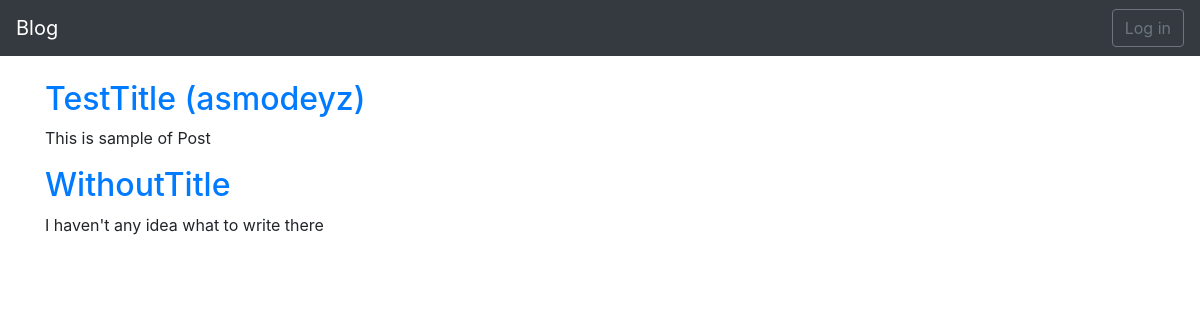
Before: / with the older database file.
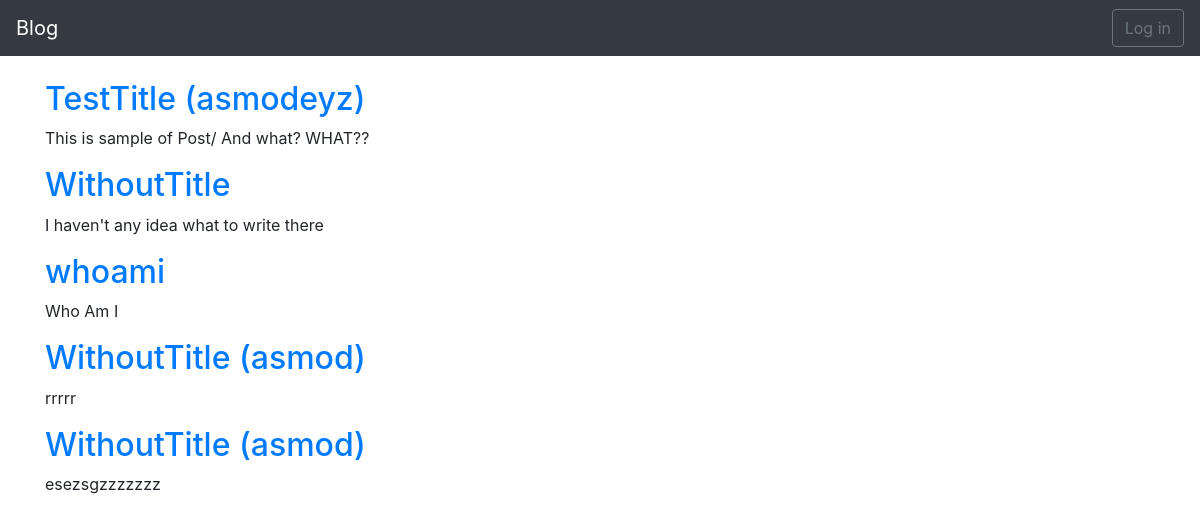
After: the same page with the newer database file.
### blog/models.py (models this page shows, shortened)
class Post(models.Model):
    title = models.CharField(max_length=200,
                             default="WithoutTitle")
    text = models.TextField()
    author = models.ForeignKey(User,
                               on_delete=SET_NULL,
                               related_name='all_posts',
                               blank=True,
                               null=True)

### blog/views.py (the view)
# urls.py: path('', HomePageView.as_view(), name='home'),
class HomePageView(ListView):
    model = Post
    template_name = 'home.html'

### templates/home.html
{% extends 'base.html' %}
{% block content %}
  {% for post in object_list %}
  <div class="post-entry">
    <h2>
      <a href="{% url 'post_detail' post.pk %}">{{ post.title }}
        {% if post.author %}
          ({{ post.author }})
        {% endif %}
      </a></h2>
    <p>{{ post.text }}</p>
  </div>
  {% endfor %}
{% endblock content %}

### templates/base.html (shortened to what this page needs)
<!doctype html>
<html lang="en">
  <head>
    <link rel="stylesheet" href="https://maxcdn.bootstrapcdn.com/bootstrap/4.0.0/css/bootstrap.min.css">
  </head>
  <body>
    <nav class="navbar navbar-expand-md navbar-dark bg-dark mb-4">
      <a class="navbar-brand" href="{% url 'index' %}">Blog</a>
      <div class="collapse navbar-collapse" id="navbarCollapse">
        {% if user.is_authenticated %}
          <ul class="navbar-nav ml-auto">
            <li class="nav-item">
              <a class="nav-link dropdown-toggle" href="#" id="userMenu" data-toggle="dropdown" aria-haspopup="true" aria-expanded="false">
                {{ user.username }}
              </a>
              <div class="dropdown-menu dropdown-menu-right" aria-labelledby="userMenu">
                <a class="dropdown-item" href="{% url 'post_new' %}">New Post</a>
                <div class="dropdown-divider"></div>
                <a class="dropdown-item" href="{% url 'password_change' %}">Change password</a>
                <div class="dropdown-divider"></div>
                <a class="dropdown-item" href="{% url 'logout' %}">Log out</a>
              </div>
            </li>
          </ul>
        {% else %}
          <form class="form-inline ml-auto">
            <a href="{% url 'login' %}" class="btn btn-outline-secondary">Log in</a>
          </form>
        {% endif %}
      </div>
    </nav>
    <div class="container">
      {% block content %}
      {% endblock %}
    </div>
  </body>
</html>

Changed rows visible on the page:
changed Post "TestTitle": text "This is sample of Post" → "This is sample of Post/ And what? WHAT??"
added Post: title "whoami", text "Who Am I"
added Post: title "WithoutTitle", author "asmod", text "rrrrr"
added Post: title "WithoutTitle", author "asmod", text "esezsgzzzzzzz"
